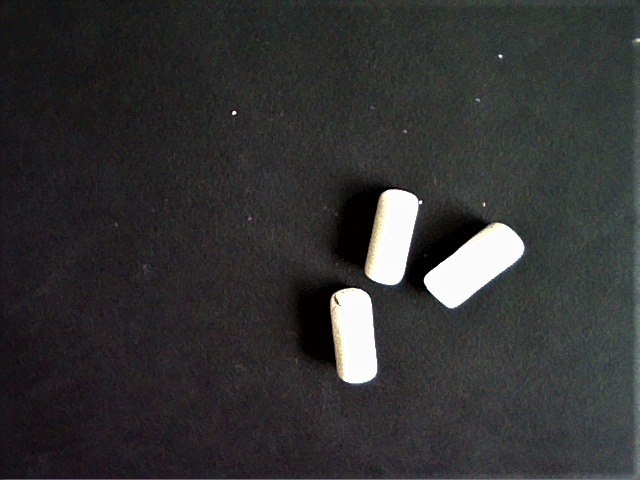
#> input picture test_3bb_blancs.png, 640 x 480 px
$ python TP1_trouver_nb_de_pixel_dans_un_bb.py   (older library calls are emulated)
#> lines starting #> are read from the running program, lines starting #| are printed output that depends on the picture; after the words box and inside, x2 and y2 are one past the last pixel; in counts of white or black regions, pixels touching at a corner belong together; long printed decimals are rounded
import numpy as np
import cv2
import matplotlib.pyplot as plt

def rgb2grey(img):
    img=img.astype('float')
    imagegrey=(img[:,:,0]+img[:,:,1]+img[:,:,2])/3
    imagegrey=imagegrey.astype('uint8')
    return imagegrey


def histogramme(img):
    h=np.zeros(256,dtype=int)
    dim=img.shape
    for i in range(dim[0]):
        for j in range(dim[1]):
            val=img[i,j]
            h[val]+=1
    return h

def binarisation(img,seuil):
    dim=img.shape
    for i in range(dim[0]):
        for j in range(dim[1]):
            if img[i,j]>=seuil:
                img[i,j]=255
            else:
                img[i,j]=0
    return img

image = cv2.imread("test_3bb_blancs.png")
#> image is the input picture: shape (480, 640, 3); mean B, G, R 51.2, 51.3, 51.2
print(image.shape)
#| (480, 640, 3)

cv2.imshow("imagergb",image)
cv2.waitKey(0)

imgg=rgb2grey(image)
cv2.imshow("imagegrey",imgg)
cv2.waitKey(0)

h=histogramme(imgg)
#> after the loop in histogramme, `for i in range(dim[0]):`: h = 256 values, max 8268 at index 31, min 0 at index 255, mean 1200
plt.plot(h)
plt.show()
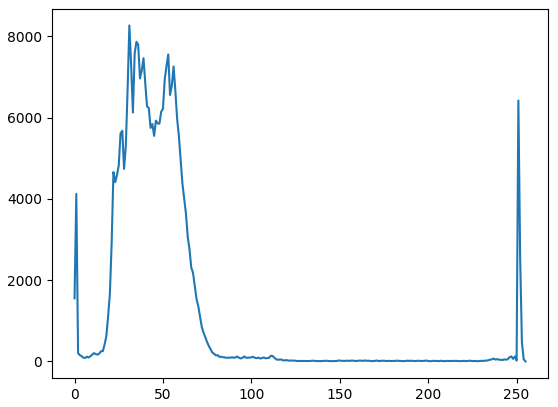
#> figure drawn by matplotlib, 1 panel; curve peaks at x = 31, y = 8268


seuil=110
imgb=binarisation(imgg,seuil)
#> after the loop in binarisation, `for i in range(dim[0]):`:
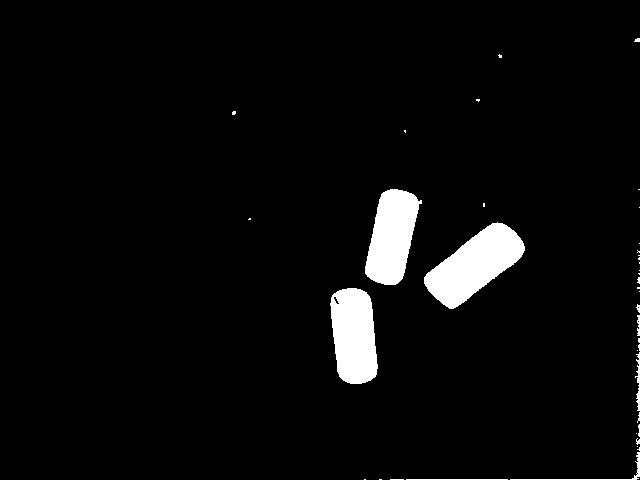
#> img: shape (480, 640); 4.1% white; 39 white regions (31 under 20 px), largest, box (x1, y1, x2, y2) and area: (424, 222, 525, 309) 4501, (330, 288, 378, 384) 3694, (365, 189, 422, 285) 3646
cv2.imshow("imagebinarisation",imgb)
cv2.waitKey(0)

h2=histogramme(imgb)
#> h2 = 256 values, max 294615 at index 0, min 0 at index 1, mean 1200
plt.plot(h2)
plt.show()
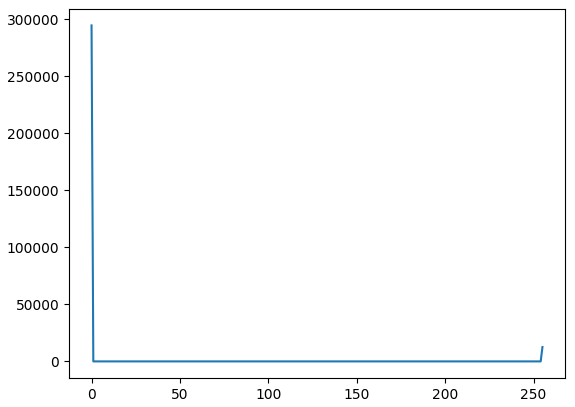
#> figure drawn by matplotlib, 1 panel; curve peaks at x = 0, y = 294615

#nb de bb
nbbb=3
#nb pixels par bb
nb=h2[255]/nbbb
#> nb = 4195
print(nb)
#| 4195.0

plt.close("all")
cv2.destroyAllWindows()

$ run again, with test_11bb_blancs.png copied over test_3bb_blancs.png
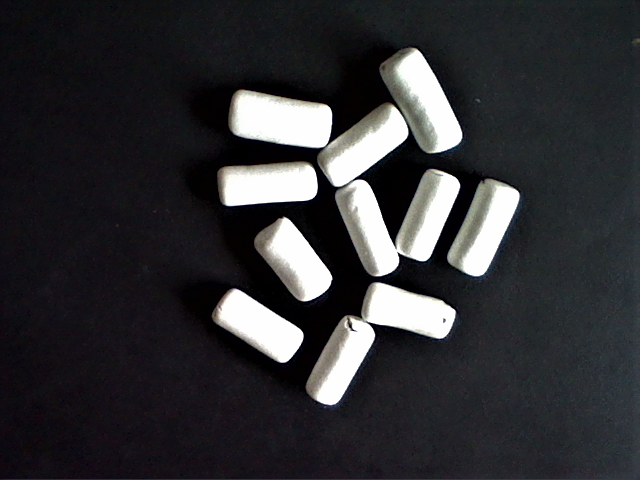
#> input picture test_11bb_blancs.png, 640 x 480 px
#> image is the input picture: shape (480, 640, 3); mean B, G, R 52.7, 49.8, 49.9
#| (480, 640, 3)
#> after the loop in histogramme, `for i in range(dim[0]):`: h = 256 values, max 21440 at index 254, min 0 at index 255, mean 1200
#> after the loop in binarisation, `for i in range(dim[0]):`:
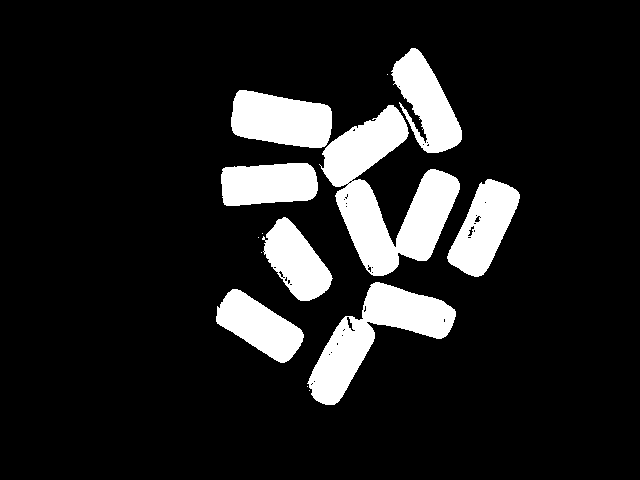
#> img: shape (480, 640); 13% white; 14 white regions (6 under 20 px), largest, box (x1, y1, x2, y2) and area: (319, 105, 460, 276) 10582, (307, 282, 456, 405) 6732, (231, 90, 332, 148) 4486
#> h2 = 256 values, max 267205 at index 0, min 0 at index 1, mean 1200
#> `plt.show()`:
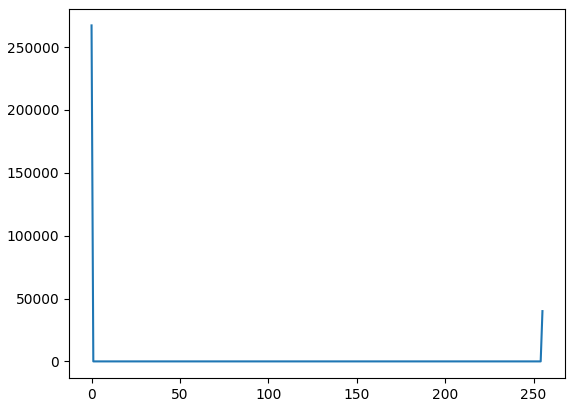
#> figure drawn by matplotlib, 1 panel; curve peaks at x = 0, y = 267205
#> nb = 13331.7
#| 13331.667

$ run again, with test_1bb_blancs.png copied over test_3bb_blancs.png
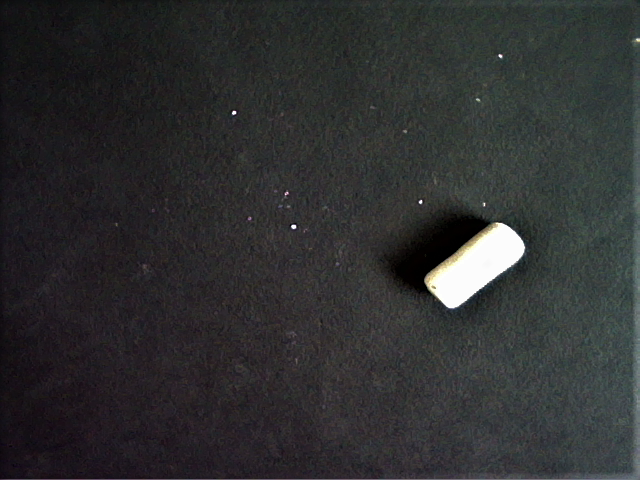
#> input picture test_1bb_blancs.png, 640 x 480 px
#> image is the input picture: shape (480, 640, 3); mean B, G, R 48.5, 48, 47.1
#| (480, 640, 3)
#> after the loop in histogramme, `for i in range(dim[0]):`: h = 256 values, max 8294 at index 52, min 0 at index 255, mean 1200
#> after the loop in binarisation, `for i in range(dim[0]):`:
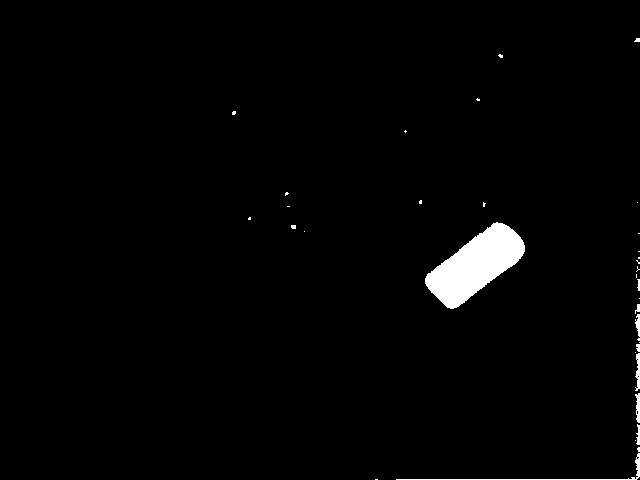
#> img: shape (480, 640); 1.7% white; 35 white regions (26 under 20 px), largest, box (x1, y1, x2, y2) and area: (425, 222, 525, 309) 4413, (396, 453, 640, 480) 335, (635, 353, 640, 391) 120
#> h2 = 256 values, max 301846 at index 0, min 0 at index 1, mean 1200
#> `plt.show()`:
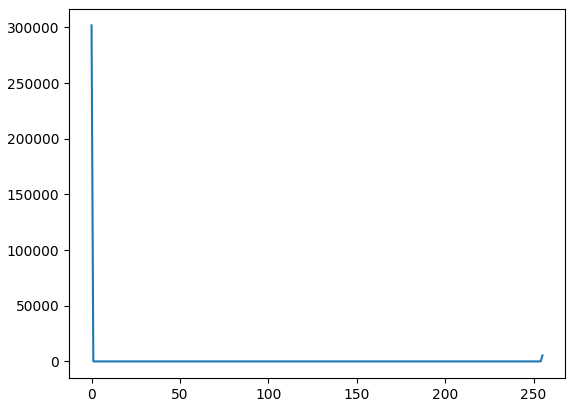
#> figure drawn by matplotlib, 1 panel; curve peaks at x = 0, y = 301846
#> nb = 1784.7
#| 1784.667
